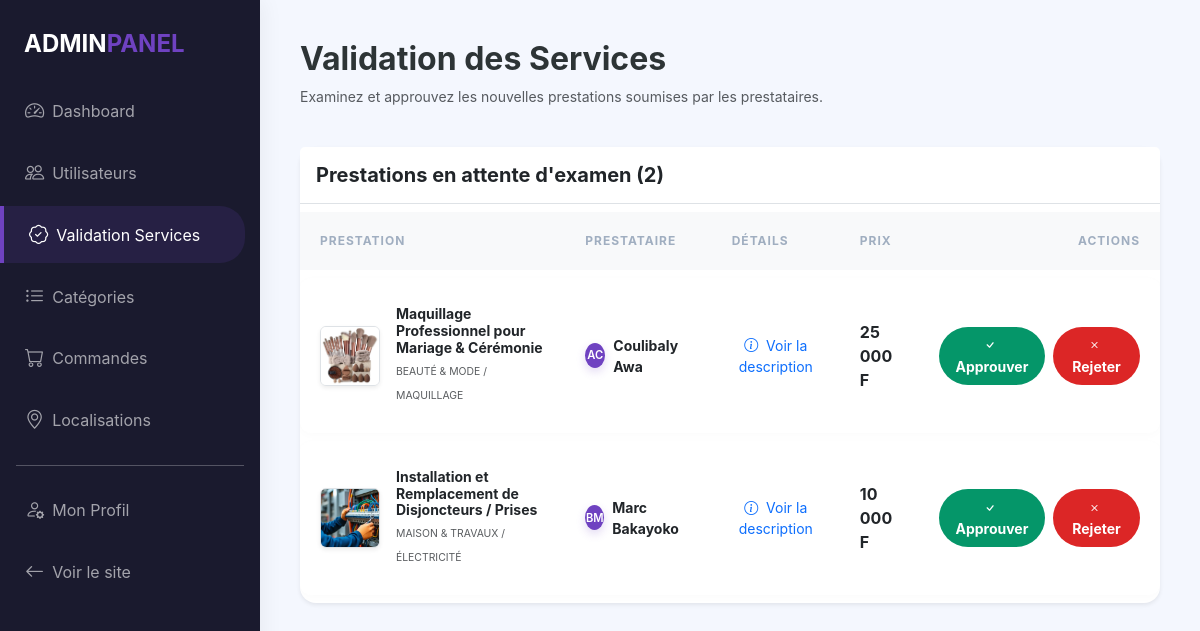
Page /admin/prestations.php (signed in) on the earlier database version.
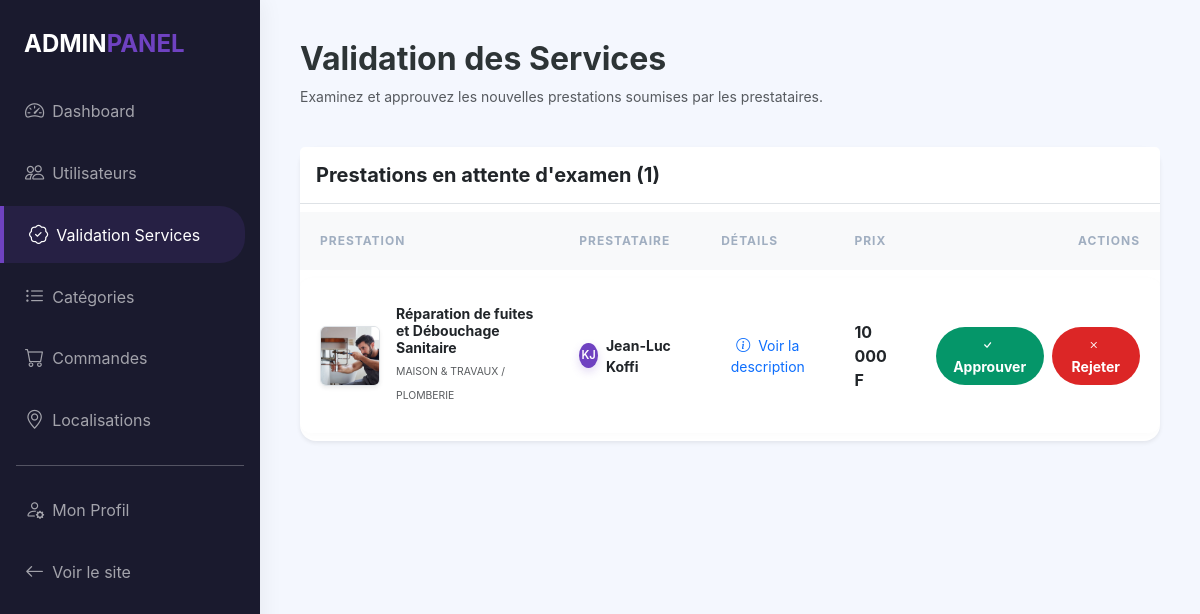
Same page on the later database version.
### tables this page shows
CREATE TABLE `Prestation` (
  `id_prestation` int NOT NULL,
  `titre_prestation` varchar(200) NOT NULL,
  `description_prestation` text,
  `prix_prestation` decimal(10,2) NOT NULL,
  `image_prestation` varchar(255) DEFAULT NULL,
  `datecrea_prestation` datetime DEFAULT CURRENT_TIMESTAMP,
  `id_service` int NOT NULL,
  `id_utilisateur` int NOT NULL,
  `statut_prestation` varchar(20) DEFAULT 'en_attente'
);

CREATE TABLE `Categorie` (
  `id_categorie` int NOT NULL,
  `nom_categorie` varchar(100) NOT NULL,
  `icone_categorie` varchar(50) DEFAULT NULL
);

CREATE TABLE `Service` (
  `id_service` int NOT NULL,
  `nom_service` varchar(100) NOT NULL,
  `id_categorie` int NOT NULL
);

CREATE TABLE `Utilisateur` (
  `id_utilisateur` int NOT NULL,
  `nom_utilisateur` varchar(100) NOT NULL,
  `prenom_utilisateur` varchar(150) NOT NULL,
  `email_utilisateur` varchar(150) NOT NULL,
  `password_utilisateur` varchar(255) NOT NULL,
  `tel_utilisateur` varchar(20) DEFAULT NULL,
  `est_client` tinyint(1) DEFAULT '1',
  `est_prestataire` tinyint(1) DEFAULT '0',
  `est_admin` tinyint(1) DEFAULT '0',
  `is_validated` tinyint(1) DEFAULT '0',
  `date_inscription` datetime DEFAULT CURRENT_TIMESTAMP,
  `id_quartier` int DEFAULT NULL
);

### admin/prestations.php (the view, shortened to what the changed rows need)
<?php
require_once("../includes/db.php");
$sql = "SELECT p.*, u.nom_utilisateur, u.prenom_utilisateur, s.nom_service, c.nom_categorie
        FROM Prestation p
        JOIN Utilisateur u ON p.id_utilisateur = u.id_utilisateur
        JOIN Service s ON p.id_service = s.id_service
        JOIN Categorie c ON s.id_categorie = c.id_categorie
        WHERE p.statut_prestation = 'en_attente'
        ORDER BY p.datecrea_prestation DESC";
$prestations_attente = $conn->query($sql)->fetchAll(PDO::FETCH_ASSOC);
?>
<!DOCTYPE html>
<html lang="fr">
<head>
    <link href="https://cdn.jsdelivr.net/npm/bootstrap@5.3.0/dist/css/bootstrap.min.css" rel="stylesheet">
    <link rel="stylesheet" href="https://cdn.jsdelivr.net/npm/bootstrap-icons@1.11.0/font/bootstrap-icons.css">
    <link rel="stylesheet" href="assets/css/style.css">
</head>
<body>
    <div class="main-content">
        <div class="d-flex justify-content-between align-items-center mb-4">
            <div>
                <h2 class="fw-bold">Validation des Services</h2>
            </div>
        </div>
        <div class="card border-0 shadow-sm rounded-4 overflow-hidden">
            <div class="card-header bg-white border-bottom py-3">
                <h5 class="fw-bold mb-0">Prestations en attente d'examen (<?php echo count($prestations_attente); ?>)</h5>
            </div>
            <div class="table-responsive">
                <table class="table align-middle table-hover mb-0">
                    <thead class="bg-light">
                        <tr>
                            <th class="ps-4">Prestation</th>
                            <th>Prestataire</th>
                            <th>Détails</th>
                            <th>Prix</th>
                            <th class="text-end pe-4">Actions</th>
                        </tr>
                    </thead>
                    <tbody>
                        <?php foreach($prestations_attente as $p): ?>
                        <tr>
                            <td class="ps-4">
                                <div class="d-flex align-items-center py-2">
                                    <img src="../<?php echo $p['image_prestation'] ?? 'assets/img/default.jpg'; ?>"
                                         class="rounded me-3 border shadow-sm" style="width: 60px; height: 60px; object-fit: cover;" alt="Aperçu">
                                    <div>
                                        <h6 class="mb-0 small fw-bold text-dark"><?php echo $p['titre_prestation']; ?></h6>
                                        <small class="text-muted text-uppercase" style="font-size: 0.65rem;"><?php echo $p['nom_categorie'] . ' / ' . $p['nom_service']; ?></small>
                                    </div>
                                </div>
                            </td>
                            <td>
                                <div class="d-flex align-items-center">
                                    <div class="avatar-xs bg-primary text-white rounded-circle d-flex align-items-center justify-content-center me-2" style="width: 25px; height: 25px; font-size: 0.7rem;">
                                        <?php echo strtoupper(substr($p['nom_utilisateur'], 0, 1) . substr($p['prenom_utilisateur'], 0, 1)); ?>
                                    </div>
                                    <small class="fw-bold"><?php echo $p['prenom_utilisateur'] . ' ' . $p['nom_utilisateur']; ?></small>
                                </div>
                            </td>
                            <td>
                                <button type="button" class="btn btn-sm btn-link text-decoration-none p-0" data-bs-toggle="modal" data-bs-target="#modal<?php echo $p['id_prestation']; ?>">
                                    <i class="bi bi-info-circle me-1"></i> Voir la description
                                </button>
                            </td>
                            <td><span class="fw-bold text-dark"><?php echo number_format($p['prix_prestation'], 0, ',', ' '); ?> F</span></td>
                            <td class="text-end pe-4">
                                <div class="d-flex justify-content-end gap-2">
                                    <a href="?action=approuver&id=<?php echo $p['id_prestation']; ?>" class="btn btn-sm btn-success rounded-pill px-3 fw-bold">
                                        <i class="bi bi-check me-1"></i> Approuver
                                    </a>
                                    <a href="?action=rejeter&id=<?php echo $p['id_prestation']; ?>" class="btn btn-sm btn-danger rounded-pill px-3 fw-bold" onclick="return confirm('Rejeter ce service ?')">
                                        <i class="bi bi-x me-1"></i> Rejeter
                                    </a>
                                </div>
                            </td>
                        </tr>
                        <?php endforeach; ?>
                    </tbody>
                </table>
            </div>
        </div>
    </div>
</body>
</html>

Differences in the rows shown:
no longer on this page (row edited): prestation: image_prestation (picture), titre_prestation "Maquillage Professionnel pour Mariage & Cérémonie", categorie.nom_categorie "BEAUTÉ & MODE", id_service.nom_service "MAQUILLAGE", id_utilisateur.prenom_utilisateur "AC", id_utilisateur.prenom_utilisateur "Coulibaly", id_utilisateur.nom_utilisateur "Awa", prix_prestation "25 000"
no longer on this page (row edited): prestation: image_prestation (picture), titre_prestation "Installation et Remplacement de Disjoncteurs / Prises", categorie.nom_categorie "MAISON & TRAVAUX", id_service.nom_service "ÉLECTRICITÉ", id_utilisateur.prenom_utilisateur "BM", id_utilisateur.prenom_utilisateur "Marc", id_utilisateur.nom_utilisateur "Bakayoko", prix_prestation "10 000"
added prestation: image_prestation (picture), titre_prestation "Réparation de fuites et Débouchage Sanitaire", categorie.nom_categorie "MAISON & TRAVAUX", id_service.nom_service "PLOMBERIE", id_utilisateur.prenom_utilisateur "KJ", id_utilisateur.prenom_utilisateur "Jean-Luc", id_utilisateur.nom_utilisateur "Koffi", prix_prestation "10 000"
Other differences:
count($prestations_attente): "2" → "1"
